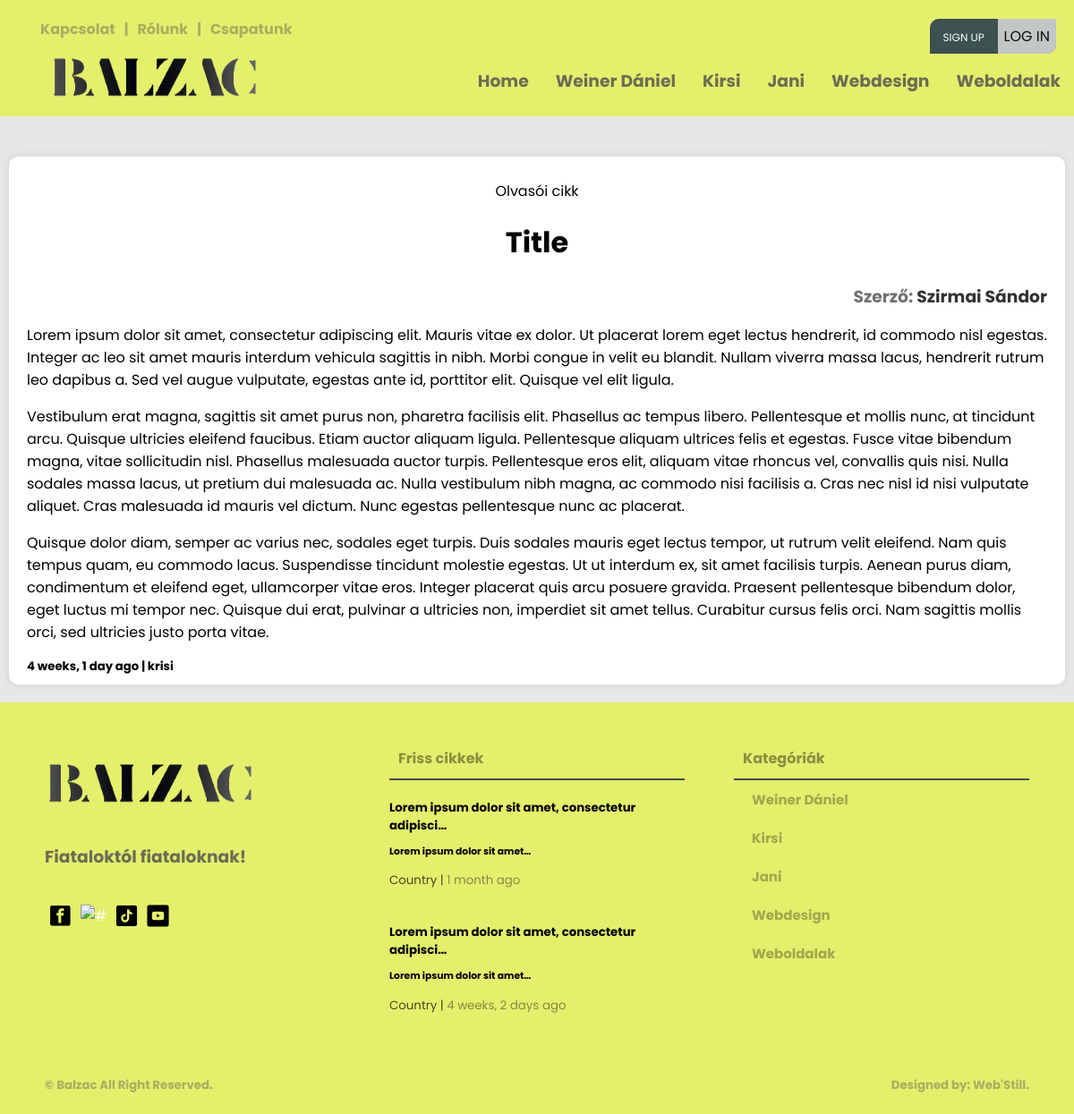
Page /auth/user-article/Title on the committed database.
### creationboard/models.py (models this page shows, shortened)
class Category(models.Model):
    user = models.ForeignKey(User, null=True, on_delete=models.CASCADE)
    name = models.CharField(max_length=200)
    class Meta:
        ordering = ['-id']

### loginsystem/models.py (models this page shows, shortened)
class ArticleUser(models.Model):
    STATUS_CHOICES = (
        ('pending', 'Pending'),
        ('approved', 'Approved'),
        ('rejected', 'Rejected'),
    )
    user = models.ForeignKey(User, on_delete=models.CASCADE)
    created = models.DateTimeField(auto_now_add=True, null=True)
    updated = models.DateTimeField(auto_now=True, null=True)
    body = RichTextUploadingField(max_length=1000000, null=True)
    indeximg = models.ImageField(upload_to="images/", default="images/home9.jpg")
    category = models.CharField(max_length=100, null=True, blank=False)
    title = models.CharField(max_length=200, null=True)
    status = models.CharField(max_length=10, choices=STATUS_CHOICES, default='pending')
    class Meta:
        ordering = ['created']

class Profile(models.Model):
    user = models.OneToOneField(User, on_delete=models.CASCADE)
    img = models.ImageField(upload_to="images/", default="images/home8.jpg")
    bio = models.CharField(null=True, max_length=1000000, default='Bio:')
    name = models.CharField(null=True, max_length=300)
    phone = models.CharField(max_length=15, blank=True, null=True)

### loginsystem/views.py (the view)
# urls.py: path('user-article/<str:pk>', views.userArticlePage.as_view(), name='user-article'),
class userArticlePage(View):
    template_name = "main/user-article.html"
    def dispatch(self, request, *args, **kwargs):
        footarticle = ArticleUser.objects.all()[0:2]
        navcategory = models.Category.objects.all()[0:5]
        article = ArticleUser.objects.get(title=kwargs['pk'])
        context = {'article': article, 'category2': navcategory, 'article4': footarticle,}
        return render(request, self.template_name, context)

### templates/main/user-article.html (shortened to what this page needs)
{% load static %}
<!DOCTYPE html>
<html>
<head>
	<link rel="stylesheet" type="text/css" href="{% static 'main/style.css' %}">
</head>
<body>
	{% include 'main/navbar.html' %}
	<main>
		<div class="wrapper">
			<div class="row">
				<div class="card-04 backg">
				</div>
			</div>
			<div class="card-04 pb-2 pt-2 mb-3 mt-0">
				<p align="center">Olvasói cikk</p>
                <h1 align="center" class="m-1">{{ article.title}}</h1>
					<h3 class="m-0" align="right">Szerző: <a class="txt-black" href="{% url 'profile-page' article.user.username %}">{{ article.user.profile.name }}</a></h3>
					<div class="article-page-001">
						{{article.body|safe}}
					</div>
                <h5 class="m-0" align="left">{{ article.created|timesince }} ago | <a class="txt-black" href="{% url 'article-page' article.category %}">{{ article.category }}</a></h5>
            </div>
		</div>
	</main>
	{% include 'main/footer.html' %}
</body>
</html>

### templates/main/navbar.html (shortened to what this page needs)
{% load static %}
<div class="screen-big">
<nav>
    <div class="nav-one nav-flex">
        <div class="left flex">
            <ul class="top-header mt-0">
                <li><a href="{% url 'contact-us' %}"><h4>Kapcsolat</h4></a></li>
                <li><h4>|</h4></li>
                <li><a href="{% url 'about-us' %}"><h4>Rólunk</h4></a></li>
                <li><h4>|</h4></li>
                <li><a href="{% url 'team-index' %}"><h4>Csapatunk</h4></a></li>
            </ul>
        </div>
        <div class="right flex">
                <ul class="top-header">
                    {% if request.user.is_authenticated %}
                    <li>
                        <div class="header-profile-pic">
                            <div class="pic">
                                <span class="material-symbols-outlined">account_circle</span>
                            </div>
                            <div class="header-profile-info">
                                <h4><a href="{% url 'profile-page' request.user.username %}">@{{ request.user }}</a></h4>
                                <h6><a href=""><span class="material-symbols-outlined">mail_lock</span>{{ request.user.email }}</a></h6>
                            </div>
                        </div>
                    </li>
                    <!--<li><h4><a href="{% url 'profile-page' request.user.username %}">Hello, @{{ request.user }}</a></h4></li>
                    <li><h4>|</h4></li>
                    <li><h4><a href="{% url 'logout' %}"><span class="material-symbols-outlined">logout</span>Kijelentkezés</a></h4></li>-->
                    {% else %}
                    <ul class="foot-icon-margin pd-0">
                        <li class="signup-or-login"><a href="{% url 'register' %}" class="sign-up">Sign up</a><a href="{% url 'login' %}"><button class="login-btn">Log in</button></a></li>
                    </ul>
                    {% endif %}
                </ul>
        </div>
    </div>
    <div class="nav-two nav-flex">
        <div class="left flex">
            <ul>
                <a href="{% url 'index' %}"><li><img src="{% static 'main/pics/logo.png' %}" class="logo-img" alt="#" /></li>
            </ul>
        </div>
        <div class="right">
            <div class="social media">
                <ul>
                    <li><a href="{% url 'index' %}"><h3>Home</h3></a></li>
                    {% for category in category2 %}
                        <li><a href="{% url 'article-page' category.name %}"><h3>{{ category.name }}</h3></a></li>
                    {% endfor %}
                </ul>
            </div>
        </div>
    </div>
</nav>
</div>

### templates/main/footer.html
{% load static %}
<footer>
    <div class="footer">
        <div class="footer-cols footer-firts">
            <div class="col-01">
                <ul class="pd-0">
                    <a href="{% url 'index' %}"><li><img src="{% static 'main/pics/logo.png' %}" class="logo-img" alt="#" /></li>
                </ul>
                <h3>Fiataloktól fiataloknak!</h3>
                <ul class="foot-icon-margin pd-0">
                    <a href="https://www.facebook.com/profile.php?id=100090612766620" target="blank"><li><img src="{% static 'main/pics/facebook.png' %}" class="icon-img" alt="#" target="blank" /></a></li>
                    <a href="https://www.instagram.com/balzacponthu/" target="blank"><li><img src="{% static 'main/pics/instagram.png' %}" class="icon-img" alt="#" /></li></a>
                    <a href="https://www.tiktok.com/@balzac.ujsag" target="blank"><li><img src="{% static 'main/pics/tiktok.png' %}" class="icon-img" alt="#" /></li></a>
                    <a href="https://www.youtube.com/@balzacujsag" target="blank"><li><img src="{% static 'main/pics/youtube.png' %}" class="icon-img" alt="#" /></li></a>
                </ul>
            </div>
            <div class="col-02">
                <div class="box-title">
                    <h4 class="txt-black">Friss cikkek<h4>
                </div>
                {% for article in article4 %}
                <ul class="pd-0">
                    <li><a href="{% url 'article' article.id %}" class="footer-article-text">
                        <h5 class="mt-1 mb-1">{{ article.title|truncatechars:49 }}</h5>
                        <h6 class="m-0">{{ article.body|truncatechars:30|safe }}</h6>
                        <small class="black"><span><a href="{% url 'article-page' article.category %}" class="black">{{ article.category }} </a></span>  |  <span><a class="black"> {{ article.created|timesince }} ago</a></span></small>
                    </a></li>
                </ul>
                {% endfor %}
            </div>
            <div class="col-03">
                <div class="box-title">
                    <h4 class="txt-black">Kategóriák<h4>
                </div>
                <div class="box-categories">
                    <ul>
                        {% for category in category2 %}
                        <li><a href="{% url 'article-page' category.name %}" class="txt-black">{{ category.name }}</a></li>
                        {% endfor %}
                    </ul>
                </div>
            </div>
        </div>
        <div class="footer-second">
            <div>
                <h5><a href="#"> &copy; Balzac</a> All Right Reserved.<h5>
            </div>
            <div>
                <h5><a href="">Designed by: Web'Still.</a><h5>
            </div>
        </div>
    </div>
</footer>

### static/main/style.css (style rules this page uses)
:root { --background-color: #e6e7e8; --box-color: white; --bg-dark: #000; --white-box-text: #fff; --small-red-info-color: red; --text-color-greany: #3c5150; --heaed-foot-color: #e4ef6c; --headad-foot-text-color: #000; --color-white: #fff; --box-padding: 10px; --box-border-radius: 10px; --input-border-radius: 3px; }
* { font-family: 'Poppins', sans-serif; }
html { background: var(--background-color); }
body { padding: 0; margin: 0; background: var(--background-color); }
small { color: var(--color-white); filter: grayscale(60%) opacity(0.7); transition: 0.4s; }
small span { color: var(--color-white); filter: grayscale(100%) opacity(0.6); transition: 0.4s; cursor: pointer; }
h3 { color: var(--text-color-greany); filter: grayscale(100%) opacity(0.8); transition: 0.3s; }
h4 { color: var(--text-color-greany); filter: grayscale(100%) opacity(0.4); cursor: pointer; transition: 0.5s; }
a { text-decoration: none; cursor: pointer; color: var(--color-white); padding: 0; margin: 0; }
ul { list-style: none; }
li { cursor: pointer; }
.black { color: black !important; }
.m-0 { margin: 0 !important; }
.mb-1 { margin-bottom: 5px !important; }
.mb-3 { margin-bottom: 20px !important; }
.mt-0 { margin-top: 0 !important; }
.mt-1 { margin-top: 5px !important; }
.pb-2 { padding-bottom: 10px !important; }
.pd-0 { padding: 0 !important; }
.pt-2 { padding-top: 10px !important; }
.txt-black { color: var(--dark-box-text) !important; }
.icon-img { height: 25px; width: 25px; margin: 5px; cursor: pointer; }
.logo-img { height: 50px; cursor: pointer; }
.wrapper { max-width: 1200px; margin: 0 auto; }
nav { background: var(--heaed-foot-color); position: absolute; top: 0px; right: 0; left: 0; padding: 20px 0 10px 0; z-index: 1; }
.nav-flex { display: flex; align-items: center; justify-content: space-between; }
.nav-one { cursor: pointer; height: 40px; background: var(--heaed-foot-color); }
nav ul { display: flex; flex-direction: row; }
.top-header li { margin: 10px 5px; }
.foot-icon-margin { display: flex; flex-direction: row; }
nav ul li { margin: 10px 15px; color: var(--headad-foot-text-color); }
.nav-two { cursor: pointer; height: 60px; background: var(--heaed-foot-color); }
main { margin: 135px 0 0 0; flex-direction: column; width: 100%; }
.row { width: 100%; display: flex; flex-direction: row; justify-content: center; flex-wrap: nowrap; }
.card-04 { background: var(--box-color); position: relative; flex: 1; margin: 10px; border-radius: var(--box-border-radius); box-shadow: 0 0 10px rgba(0, 0, 0, .1); padding: 20px; padding-bottom: 0; }
.card-04.backg { box-shadow: none; background: var(--background-color); }
.box-title { border-bottom: 2px solid var(--text-color-greany); }
.box-title h4 { color: var(--color-white); margin: 10px; margin-top: 0px; }
.box-categories ul { margin: 0; padding: 0; }
.box-categories ul li { padding: 10px 20px; font-size: 15px; font-weight: bolder; color: var(--bg-dark); filter: grayscale(100%) opacity(0.3); transition: 0.5s; }
footer { background: var(--heaed-foot-color); margin-top: 10px; padding: 50px 50px 0 50px; }
.footer-cols { display: flex; flex-direction: row; align-items: top; flex-wrap: wrap; justify-content: space-between; }
.col-01 { display: flex; flex-direction: column; width: 30%; align-items: top; }
.col-02 { display: flex; flex-direction: column; align-items: top; width: 30%; }
.col-03 { width: 30%; align-items: top; }
.footer-article-text { color: var(--bg-dark); }
.footer-second { display: flex; flex-direction: row; justify-content: space-between; padding: 30px 0 0px 0; }
.footer-second h5 { color: var(--text-color-greany); filter: grayscale(100%) opacity(0.4); }
.footer-second h5 a { color: var(--text-color-greany) !important; filter: grayscale(0%) opacity(1) !important; }
.txt-black { color: #000 !important; }
.login-btn { align-self: center; justify-content: center; padding: 7px; background-color: #e4ef6c; filter: grayscale(1) opacity(.8); border: 0; font-size: 16px; text-transform: uppercase; border-bottom-right-radius: 10px; cursor: pointer; }
.sign-up { margin-right: 15px; padding-left: 15px; font-size: 12px; text-transform: uppercase; z-index: 2; }
.signup-or-login { background-color: #3c5150; margin-top: 5px; margin-right: 20px !important; border-top-left-radius: 10px; border-bottom-right-radius: 10px; z-index: 4; }

### rows in the picture
Category: name "Weiner Dániel"
Category: name "Kirsi"
Category: name "Jani"
Category: name "Webdesign"
Category: name "Weboldalak"
ArticleUser: title "Title", user.profile.name "Szirmai Sándor", body "Lorem ipsum dolor sit amet, consectetur adipiscing elit. Mauris vitae ex dolor. Ut placerat lorem eget lectus hendrerit, id commodo nisl egestas. Integer ac leo sit amet mauris interdum vehicula sagittis in nibh. Morbi congue in velit eu blandit. Nullam viverra massa lacus, hendrerit rutrum leo dapibus a. Sed vel augue vulputate, egestas ante id, porttitor elit. Quisque vel elit ligula. Vestibulum erat magna, sagittis sit amet purus non, pharetra facilisis elit. Phasellus ac tempus libero. Pellentesque et mollis nunc, at tincidunt arcu. Quisque ultricies eleifend faucibus. Etiam auctor aliquam ligula. Pellentesque aliquam ultrices felis et egestas. Fusce vitae bibendum magna, vitae…", created "4 weeks, 1 day", category "krisi"
ArticleUser: title "Lorem ipsum dolor sit amet, consectetur adipisci…", body "Lorem ipsum dolor sit amet…", category "Country", created "1 month"
ArticleUser: title "Lorem ipsum dolor sit amet, consectetur adipisci…", body "Lorem ipsum dolor sit amet…", category "Country", created "4 weeks, 2 days"
